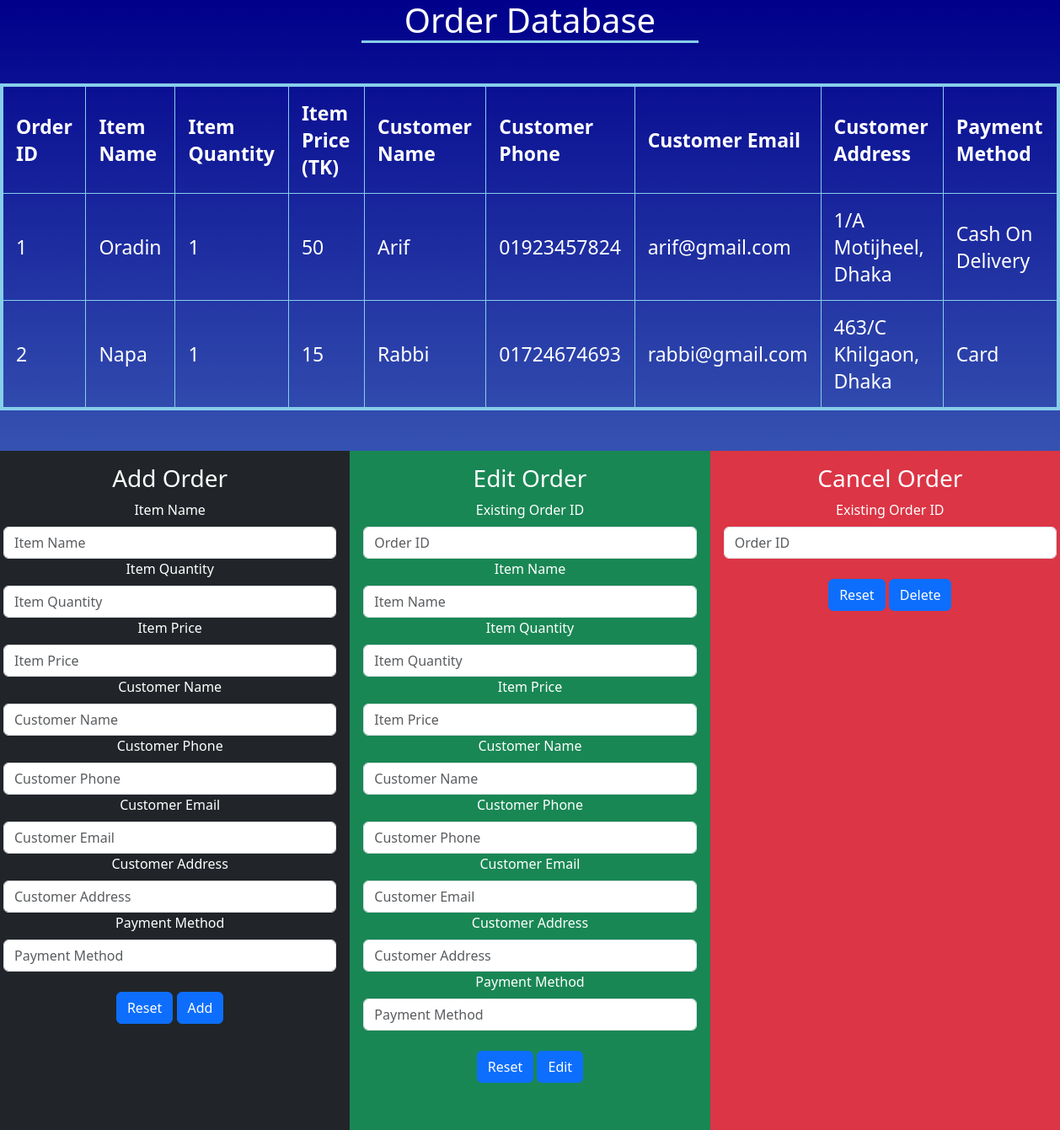
The page /MedicineMart/AdminLogin/AdminDash/ManageOrder/manageorder.php on the database its author committed.
### tables this page shows
CREATE TABLE `orders` (
  `Order_ID` int(100) NOT NULL,
  `Item_Name` varchar(50) NOT NULL,
  `Item_Quantity` varchar(50) NOT NULL,
  `Item_Price` varchar(50) NOT NULL,
  `Customer_Name` varchar(25) NOT NULL,
  `Customer_Phone` varchar(20) NOT NULL,
  `Customer_Email` varchar(30) NOT NULL,
  `Customer_Address` varchar(200) NOT NULL,
  `Payment_Method` varchar(40) NOT NULL
);

### MedicineMart/AdminLogin/AdminDash/ManageOrder/manageorder.php (the view, shortened to what this page needs)
<?php
$servername = "localhost";
$username = "root";
$password = '';
$dbname = "medicinemart";
$conn = new mysqli($servername, $username, $password, $dbname);
$sql = "SELECT * FROM orders";
$result = $conn->query($sql);
if ($result->num_rows > 0) {
  echo '<body style="background-image:linear-gradient(darkblue, skyblue);color:white; text-align: center;">';
  echo '<h1 style="border-bottom: 3px skyblue solid; display: block; margin: 0 auto; width: 400px;">Order Database</h1>';
  echo '<table style="border: 4px skyblue solid; padding: 10px; font-size:23px; margin: 0 auto;">';
  echo '<tr> <th style="border: 1px skyblue solid; padding: 15px;">Order ID</th> <th style="border: 1px skyblue solid; padding: 15px;">Item Name</th> <th style="border: 1px skyblue solid; padding: 15px;">Item Quantity</th> <th style="border: 1px skyblue solid; padding: 15px;">Item Price (TK)</th> <th style="border: 1px skyblue solid; padding: 15px;">Customer Name</th> <th style="border: 1px skyblue solid; padding: 15px;">Customer Phone</th> <th style="border: 1px skyblue solid; padding: 15px;">Customer Email</th> <th style="border: 1px skyblue solid; padding: 15px;">Customer Address</th> <th style="border: 1px skyblue solid; padding: 15px;">Payment Method</th> </tr>';
  while($row = $result->fetch_assoc()) {
    echo '<tr> <td style="border: 1px skyblue solid; padding: 15px;">' . $row["Order_ID"]. "</td>" .'<td style="border: 1px skyblue solid; padding: 15px;">'. $row["Item_Name"]. "</td>". '<td style="border: 1px skyblue solid; padding: 15px;">' . $row["Item_Quantity"] . '<td style="border: 1px skyblue solid; padding: 15px;">' . $row["Item_Price"]. "</td>" . '<td style="border: 1px skyblue solid; padding: 15px;">' . $row["Customer_Name"]. "</td>" . '<td style="border: 1px skyblue solid; padding: 15px;">' . $row["Customer_Phone"]. "</td>" . '<td style="border: 1px skyblue solid; padding: 15px;">' . $row["Customer_Email"]. "</td>" . '<td style="border: 1px skyblue solid; padding: 15px;">' . $row["Customer_Address"]. "</td>" . '<td style="border: 1px skyblue solid; padding: 15px;">' . $row["Payment_Method"]. "</td>" .'</tr>'. "<br>";
  }
  echo "</table>";
  echo '</body>';
} else {
  echo "0 results";
}
?>
<!DOCTYPE html>
<html lang="en">
<head>
    <link rel="stylesheet" href="managemedicine.css">
    <link href="https://cdn.jsdelivr.net/npm/bootstrap@5.3.0-alpha1/dist/css/bootstrap.min.css" rel="stylesheet">
</head>
<body>
    <div class="row mt-5">
        <div class="col-lg-4 bg-dark p-3">
            <h3>Add Order</h3>
            <form action="./addorder.php" method="POST" enctype="multipart/form-data">
                    <div class="form-group adminl-form1">
                        <label for="" class="mb-2">Item Name</label>
                        <input required class="form-control input-sm" id="n" name="n" type="text" placeholder="Item Name">
                    </div>
                    <div class="form-group adminl-form2">
                        <label for="" class="mb-2">Item Quantity</label>
                        <input required class="form-control" id="q" name="q" type="text" placeholder="Item Quantity">
                    </div>
                    <div class="form-group adminl-form2">
                        <label for="" class="mb-2">Item Price</label>
                        <input required class="form-control" id="price" name="price" type="text" placeholder="Item Price">
                    </div>
                    <div class="form-group adminl-form2">
                        <label for="" class="mb-2">Customer Name</label>
                        <input required class="form-control" id="cn" name="cn" type="text" placeholder="Customer Name">
                    </div>
                    <div class="form-group adminl-form2">
                        <label for="" class="mb-2">Customer Phone</label>
                        <input required class="form-control" id="cp" name="cp" type="text" placeholder="Customer Phone">
                    </div>
                    <div class="form-group adminl-form2">
                        <label for="" class="mb-2">Customer Email</label>
                        <input required class="form-control" id="ce" name="ce" type="email" placeholder="Customer Email">
                    </div>
                    <div class="form-group adminl-form2">
                        <label for="" class="mb-2">Customer Address</label>
                        <input required class="form-control" id="ca" name="ca" type="text" placeholder="Customer Address">
                    </div>
                    <div class="form-group adminl-form2">
                        <label for="" class="mb-2">Payment Method</label>
                        <input required class="form-control" id="pm" name="pm" type="text" placeholder="Payment Method">
                    </div>
                    <div class="text-center">
                        <input class="btn btn-primary mt-4" type="reset" value="Reset">
                        <input class="btn btn-primary mt-4" type="submit" value="Add" name="submit">
                    </div>
                </form>
        </div>
        <div class="col-lg-4 bg-success p-3">
            <h3>Edit Order</h3>
            <form action="./editorder.php" method="POST" enctype="multipart/form-data">
            <div class="form-group adminl-form1">
                        <label for="" class="mb-2">Existing Order ID</label>
                        <input required class="form-control input-sm" id="oid" name="oid" type="number" placeholder="Order ID">
                    </div>
                    <div class="form-group adminl-form1">
                        <label for="" class="mb-2">Item Name</label>
                        <input required class="form-control input-sm" id="n" name="n" type="text" placeholder="Item Name">
                    </div>
                    <div class="form-group adminl-form2">
                        <label for="" class="mb-2">Item Quantity</label>
                        <input required class="form-control" id="q" name="q" type="text" placeholder="Item Quantity">
                    </div>
                    <div class="form-group adminl-form2">
                        <label for="" class="mb-2">Item Price</label>
                        <input required class="form-control" id="price" name="price" type="text" placeholder="Item Price">
                    </div>
                    <div class="form-group adminl-form2">
                        <label for="" class="mb-2">Customer Name</label>
                        <input required class="form-control" id="cn" name="cn" type="text" placeholder="Customer Name">
                    </div>
                    <div class="form-group adminl-form2">
                        <label for="" class="mb-2">Customer Phone</label>
                        <input required class="form-control" id="cp" name="cp" type="text" placeholder="Customer Phone">
                    </div>
                    <div class="form-group adminl-form2">
                        <label for="" class="mb-2">Customer Email</label>
                        <input required class="form-control" id="ce" name="ce" type="email" placeholder="Customer Email">
                    </div>
                    <div class="form-group adminl-form2">
                        <label for="" class="mb-2">Customer Address</label>
                        <input required class="form-control" id="ca" name="ca" type="text" placeholder="Customer Address">
                    </div>
                    <div class="form-group adminl-form2">
                        <label for="" class="mb-2">Payment Method</label>
                        <input required class="form-control" id="pm" name="pm" type="text" placeholder="Payment Method">
                    </div>
                    <div class="text-center">
                        <input class="btn btn-primary mt-4" type="reset" value="Reset">
                        <input class="btn btn-primary mt-4" type="submit" value="Edit" name="submit">
                    </div>
                </form>
        </div>
        <div class="col-lg-4 bg-danger p-3">
            <h3>Cancel Order</h3>
            <form action="deleteorder.php" method="POST">
                    <div class="form-group adminl-form1">
                        <label for="" class="mb-2">Existing Order ID</label>
                        <input required class="form-control input-sm" id="eid" name="eid" type="number" placeholder="Order ID">
                    </div>
                    <div class="text-center">
                        <input class="btn btn-primary mt-4" type="reset" value="Reset">
                        <input class="btn btn-primary mt-4" type="submit" value="Delete">
                    </div>
                </form>
        </div>
    </div>
</body>
</html>

### rows shown on the page
orders: Order_ID "1", Item_Name "Oradin", Item_Quantity "1", Item_Price "50", Customer_Name "Arif", Customer_Phone "01923457824", Customer_Email "arif@gmail.com", Customer_Address "1/A Motijheel, Dhaka", Payment_Method "Cash On Delivery"
orders: Order_ID "2", Item_Name "Napa", Item_Quantity "1", Item_Price "15", Customer_Name "Rabbi", Customer_Phone "01724674693", Customer_Email "rabbi@gmail.com", Customer_Address "463/C Khilgaon, Dhaka", Payment_Method "Card"
